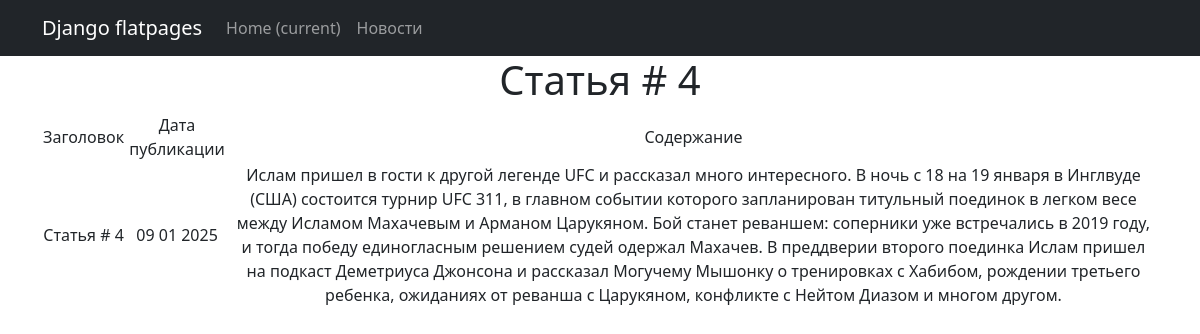
Page /news/8 on the earlier database version.
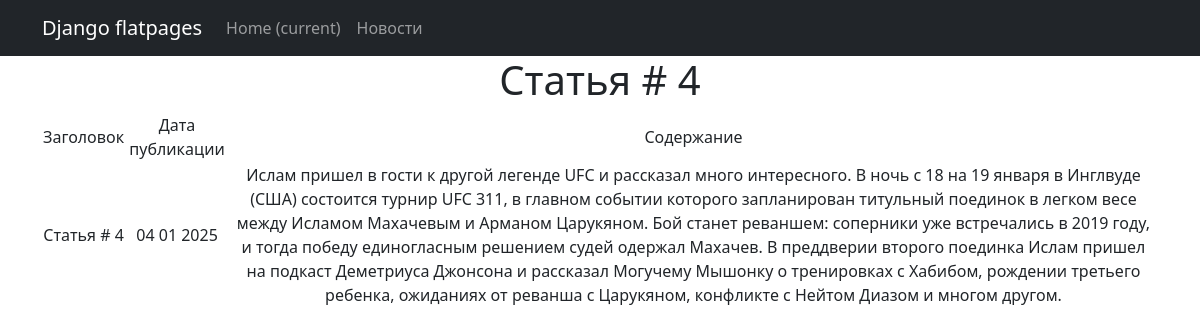
Same page on the later database version.
### new_portal/models.py (models this page shows, shortened)
class Post(models.Model):
    author = models.ForeignKey(Author, on_delete=models.CASCADE)  # 'связь один ко многим' с моделью Author
    choice_type = models.CharField(max_length=2, choices=POST_TYPE_CHOICES, default='AR')  # Выбор типа сообщения
    time_in = models.DateTimeField(auto_now_add=True)  # автоматическое добавление даты и времени при создании поста
    categories = models.ManyToManyField(Category, through='PostCategory')  # 'связь многие ко многим' через PostCategory
    title = models.CharField(max_length=128)
    content = models.TextField()
    rating = models.IntegerField(default=0)

### new_portal/views.py (the view)
# urls.py: path('<int:pk>', NewsDetail.as_view())
class NewsDetail(DetailView):
    model = Post
    template_name = 'news_id.html'
    context_object_name = 'news_id'

### new_portal/templatetags/censor_filters.py (called while the page is built)
@register.filter()  # декоратор, регистрирует функцию как фильтр (для применения его в шаблонах)
def censor(text):
    for el in BAD_WORDS:  # перебор списка слов и замена на *, при совпадении
        pattern = re.compile(r'\b{}\b'.format(el), re.IGNORECASE)
        censored_word = el[0] + '*' * (len(el) - 1)
        text = re.sub(pattern, censored_word, text)
    return text

### new_portal/templates/news_id.html (shortened to what this page needs)
{% extends 'flatpages/default.html' %}
{% load censor_filters %}
{% block content %}
<h1>{{ news_id.title }}</h1>
{% if news_id %}
        <table>
            <tr>
                <td>Заголовок</td>
                <td>Дата публикации</td>
                <td>Содержание</td>
            </tr>
            <tr>
                <td>{{ news_id.title|censor }}</td>
                <td>{{ news_id.time_in|date:'d m Y' }}</td>
                <td>{{ news_id.content|censor}}</td>
            </tr>
        </table>
    {% endif %}
{% endblock content %}

Differences in the rows shown:
changed Post "Статья # 4": time_in "09 01 2025" → "04 01 2025"
